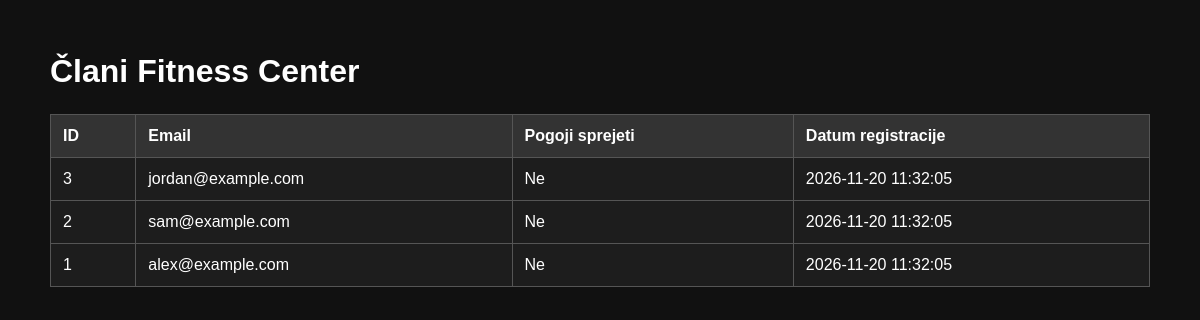
The app's page /fitness_center/members.php with its own data.
### tables this page shows
CREATE TABLE `users` (
  `id` int(10) UNSIGNED NOT NULL,
  `email` varchar(255) NOT NULL,
  `password_hash` varchar(255) NOT NULL,
  `created_at` datetime DEFAULT current_timestamp(),
  `terms_accepted` tinyint(1) NOT NULL DEFAULT 0
);

### fitness_center/members.php (the view, shortened to what this page needs)
<?php
require_once __DIR__ . '/db.php';
$stmt = $pdo->query(
    'SELECT id, email, terms_accepted, created_at
     FROM users
     ORDER BY id DESC'
);
$members = $stmt->fetchAll(PDO::FETCH_ASSOC);
?>
<!DOCTYPE html>
<html lang="sl">
<head>
    <link rel="stylesheet" href="style.css">
</head>
<body>
    <main class="data-page">
        <h1>Člani Fitness Center</h1>
        <table>
            <thead>
                <tr>
                    <th>ID</th>
                    <th>Email</th>
                    <th>Pogoji sprejeti</th>
                    <th>Datum registracije</th>
                </tr>
            </thead>
            <tbody>
                <?php foreach ($members as $member): ?>
                <tr>
                    <td><?= htmlspecialchars((string)$member['id']) ?></td>
                    <td><?= htmlspecialchars($member['email']) ?></td>
                    <td><?= $member['terms_accepted'] ? 'Da' : 'Ne' ?></td>
                    <td><?= htmlspecialchars($member['created_at']) ?></td>
                </tr>
                <?php endforeach; ?>
            </tbody>
        </table>
    </main>
</body>
</html>

### fitness_center/style.css (style rules this page uses)
* { box-sizing: border-box; }
body { margin: 0; padding: 32px; background: #111; color: #fff; font-family: Arial, sans-serif; }
.data-page { max-width: 1100px; margin: 0 auto; }
h1 { margin-bottom: 24px; }
table { width: 100%; border-collapse: collapse; background: #1d1d1d; }
th, td { padding: 12px; border: 1px solid #555; text-align: left; }
th { background: #333; }

### records on screen
users: id "3", email "jordan@example.com", terms_accepted "Ne", created_at "2026-11-20 11:32:05"
users: id "2", email "sam@example.com", terms_accepted "Ne", created_at "2026-11-20 11:32:05"
users: id "1", email "alex@example.com", terms_accepted "Ne", created_at "2026-11-20 11:32:05"
